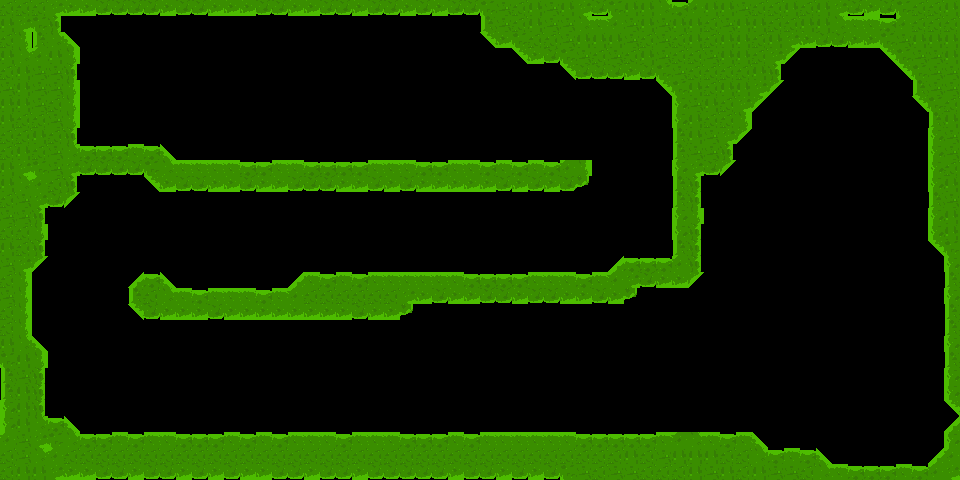

This game map was drawn from its Tiled (.tmx) file and the tilesets committed beside it. A one-line description and the full map source follow:
An orthogonal 60x30 tile map with 16x16 px tiles, 1 tile layer (terrain) and 4 objects (finish-line, ball-spawn, anti-gravity).

<map version="1.10" tiledversion="1.12.2" orientation="orthogonal" renderorder="right-down" width="60" height="30" tilewidth="16" tileheight="16" infinite="0" nextlayerid="3" nextobjectid="8">
 <properties>
  <property name="boost_line-capacity" type="float" value="20000" />
  <property name="cannon-count" type="int" value="3" />
  <property name="line-capacity" type="float" value="20000" />
 </properties>
 <tileset firstgid="1" source="tileset.tsx" />
 <layer id="1" name="terrain" width="60" height="30">
  <data encoding="csv">
15,15,15,7,8,8,26,26,26,26,8,26,26,8,8,8,26,26,8,8,26,26,8,26,26,8,26,8,26,26,9,53,15,54,53,54,7,26,9,54,54,29,4,31,54,54,53,15,15,54,15,54,7,26,8,26,9,15,15,54,
54,7,9,16,0,0,0,0,0,0,0,0,0,0,0,0,0,0,0,0,0,0,0,0,0,0,0,0,0,0,14,53,15,54,53,53,29,30,31,53,54,53,54,54,15,53,54,54,15,15,54,54,29,30,30,4,31,15,15,15,
15,18,14,29,80,0,0,0,0,0,0,0,0,0,0,0,0,0,0,0,0,0,0,0,0,0,0,0,0,0,90,8,9,15,15,53,54,54,54,53,15,53,15,54,15,54,54,15,54,7,8,26,26,8,8,9,53,54,54,54,
54,29,31,54,18,0,0,0,0,0,0,0,0,0,0,0,0,0,0,0,0,0,0,0,0,0,0,0,0,0,0,0,90,8,26,9,53,15,53,15,54,53,15,15,53,54,54,15,7,91,0,0,0,0,0,90,9,53,53,54,
15,54,53,53,16,0,0,0,0,0,0,0,0,0,0,0,0,0,0,0,0,0,0,0,0,0,0,0,0,0,0,0,0,0,0,90,26,26,26,8,26,9,53,15,15,15,15,54,16,0,0,0,0,0,0,0,90,9,53,53,
53,54,53,53,18,0,0,0,0,0,0,0,0,0,0,0,0,0,0,0,0,0,0,0,0,0,0,0,0,0,0,0,0,0,0,0,0,0,0,0,0,90,9,54,15,54,54,7,91,0,0,0,0,0,0,0,0,14,53,53,
54,54,53,15,18,0,0,0,0,0,0,0,0,0,0,0,0,0,0,0,0,0,0,0,0,0,0,0,0,0,0,0,0,0,0,0,0,0,0,0,0,0,20,53,54,15,7,91,0,0,0,0,0,0,0,0,0,90,9,15,
54,15,15,53,18,0,0,0,0,0,0,0,0,0,0,0,0,0,0,0,0,0,0,0,0,0,0,0,0,0,0,0,0,0,0,0,0,0,0,0,0,0,20,54,15,15,18,0,0,0,0,0,0,0,0,0,0,0,14,54,
15,15,54,15,16,0,0,0,0,0,0,0,0,0,0,0,0,0,0,0,0,0,0,0,0,0,0,0,0,0,0,0,0,0,0,0,0,0,0,0,0,0,14,54,53,7,91,0,0,0,0,0,0,0,0,0,0,0,20,53,
15,54,15,53,29,4,4,4,30,4,80,0,0,0,0,0,0,0,0,0,0,0,0,0,0,0,0,0,0,0,0,0,0,0,0,0,0,0,0,0,0,0,14,53,53,16,0,0,0,0,0,0,0,0,0,0,0,0,20,53,
54,7,9,53,7,26,26,26,26,9,29,30,30,30,30,4,4,30,30,4,4,4,4,30,30,30,4,4,30,30,4,30,4,30,4,31,18,0,0,0,0,0,20,7,26,91,0,0,0,0,0,0,0,0,0,0,0,0,20,15,
54,29,31,15,16,0,0,0,0,90,8,26,26,8,8,26,8,8,26,26,26,8,8,26,8,26,8,8,8,8,8,26,8,26,8,26,27,0,0,0,0,0,14,16,0,0,0,0,0,0,0,0,0,0,0,0,0,0,20,54,
15,53,7,26,91,0,0,0,0,0,0,0,0,0,0,0,0,0,0,0,0,0,0,0,0,0,0,0,0,0,0,0,0,0,0,0,0,0,0,0,0,0,14,16,0,0,0,0,0,0,0,0,0,0,0,0,0,0,14,53,
53,53,16,0,0,0,0,0,0,0,0,0,0,0,0,0,0,0,0,0,0,0,0,0,0,0,0,0,0,0,0,0,0,0,0,0,0,0,0,0,0,0,20,18,0,0,0,0,0,0,0,0,0,0,0,0,0,0,20,54,
15,15,18,0,0,0,0,0,0,0,0,0,0,0,0,0,0,0,0,0,0,0,0,0,0,0,0,0,0,0,0,0,0,0,0,0,0,0,0,0,0,0,20,16,0,0,0,0,0,0,0,0,0,0,0,0,0,0,20,54,
54,15,16,0,0,0,0,0,0,0,0,0,0,0,0,0,0,0,0,0,0,0,0,0,0,0,0,0,0,0,0,0,0,0,0,0,0,0,0,0,0,0,14,16,0,0,0,0,0,0,0,0,0,0,0,0,0,0,90,9,
53,7,91,0,0,0,0,0,0,0,0,0,0,0,0,0,0,0,0,0,0,0,0,0,0,0,0,0,0,0,0,0,0,0,0,0,0,0,79,4,4,4,31,16,0,0,0,0,0,0,0,0,0,0,0,0,0,0,0,20,
15,18,0,0,0,0,0,0,79,4,80,0,0,0,0,0,0,0,79,30,4,30,4,30,30,30,30,30,30,4,4,4,4,30,30,30,4,30,31,7,26,8,8,91,0,0,0,0,0,0,0,0,0,0,0,0,0,0,0,14,
53,18,0,0,0,0,0,0,14,15,29,30,4,30,30,30,4,30,31,15,15,15,15,15,15,7,8,26,8,8,26,26,8,26,26,8,8,26,8,27,0,0,0,0,0,0,0,0,0,0,0,0,0,0,0,0,0,0,0,20,
15,18,0,0,0,0,0,0,90,26,8,8,8,26,8,8,8,8,8,8,8,8,26,8,8,27,0,0,0,0,0,0,0,0,0,0,0,0,0,0,0,0,0,0,0,0,0,0,0,0,0,0,0,0,0,0,0,0,0,14,
15,18,0,0,0,0,0,0,0,0,0,0,0,0,0,0,0,0,0,0,0,0,0,0,0,0,0,0,0,0,0,0,0,0,0,0,0,0,0,0,0,0,0,0,0,0,0,0,0,0,0,0,0,0,0,0,0,0,0,14,
54,29,80,0,0,0,0,0,0,0,0,0,0,0,0,0,0,0,0,0,0,0,0,0,0,0,0,0,0,0,0,0,0,0,0,0,0,0,0,0,0,0,0,0,0,0,0,0,0,0,0,0,0,0,0,0,0,0,0,20,
9,54,18,0,0,0,0,0,0,0,0,0,0,0,0,0,0,0,0,0,0,0,0,0,0,0,0,0,0,0,0,0,0,0,0,0,0,0,0,0,0,0,0,0,0,0,0,0,0,0,0,0,0,0,0,0,0,0,0,14,
14,53,16,0,0,0,0,0,0,0,0,0,0,0,0,0,0,0,0,0,0,0,0,0,0,0,0,0,0,0,0,0,0,0,0,0,0,0,0,0,0,0,0,0,0,0,0,0,0,0,0,0,0,0,0,0,0,0,0,20,
14,54,16,0,0,0,0,0,0,0,0,0,0,0,0,0,0,0,0,0,0,0,0,0,0,0,0,0,0,0,0,0,0,0,0,0,0,0,0,0,0,0,0,0,0,0,0,0,0,0,0,0,0,0,0,0,0,0,0,20,
20,54,16,0,0,0,0,0,0,0,0,0,0,0,0,0,0,0,0,0,0,0,0,0,0,0,0,0,0,0,0,0,0,0,0,0,0,0,0,0,0,0,0,0,0,0,0,0,0,0,0,0,0,0,0,0,0,0,0,90,
20,54,29,4,80,0,0,0,0,0,0,0,0,0,0,0,0,0,0,0,0,0,0,0,0,0,0,0,0,0,0,0,0,0,0,0,0,0,0,0,0,0,0,0,0,0,0,0,0,0,0,0,0,0,0,0,0,0,0,79,
31,53,7,9,29,4,4,30,4,30,30,4,4,4,30,4,30,4,30,30,30,4,30,30,30,4,4,4,30,4,30,30,30,30,30,30,4,4,4,4,4,30,31,29,30,4,30,80,0,0,0,0,0,0,0,0,0,0,0,20,
15,53,29,31,15,15,15,15,15,15,15,15,15,15,15,15,15,15,15,15,15,15,15,15,15,15,15,15,15,15,15,15,15,15,15,15,15,15,15,54,15,53,54,54,54,15,15,29,4,30,4,80,0,0,0,0,0,0,79,31,
15,54,54,7,8,8,26,26,8,26,26,8,26,8,26,8,8,26,26,8,26,26,8,26,26,26,26,26,8,26,26,8,26,8,26,9,53,15,53,53,15,15,15,54,53,54,15,54,53,53,15,29,30,4,4,4,30,4,31,7
</data>
 </layer>
 <objectgroup id="2" name="game">
  <object id="2" name="finish-line" x="75.9997" y="17.3337">
   <polygon points="0,-1.33333 -1.33333,122.667 28,122.667 28,-2.66667" />
  </object>
  <object id="3" name="ball-spawn" x="914.667" y="453.333">
   <point />
  </object>
  <object id="6" x="-154.545" y="-215.152" width="1442.42" height="778.788" />
  <object id="7" name="anti-gravity" x="137.333" y="22.6667">
   <properties>
    <property name="gravity-angle" type="float" value="180" />
   </properties>
   <polygon points="0,0 -5.33333,128 -96,137.333 -116,398.667 -34.6667,441.333 816,446.667 814.667,-14.6667" />
  </object>
 </objectgroup>
</map>
